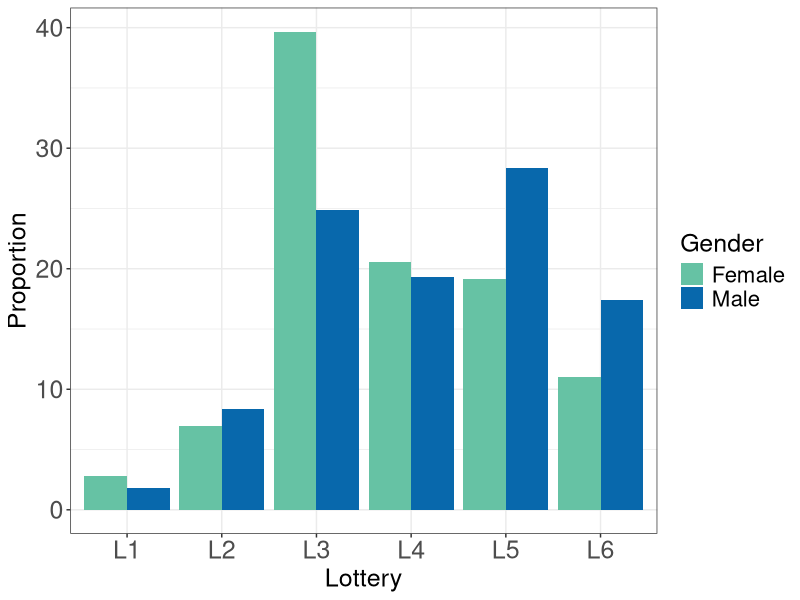

Write the R code that produced this figure.
library(tidyverse)

COLA <- c("#e0f3db", "#99d8c9","#66c2a4","#41ae76", "#238b45", "#005824")
COLB <- c("#4eb3d3", "#2b8cbe", "#0868ac","#084081")

lottery <- read_csv("risk/eckel_gamble.csv")

lottery <- 
  lottery %>% 
  mutate(Lottery = factor(Lottery, labels = c("L1", "L2", "L3", "L4", "L5", "L6")))

gamble_plot <- lottery %>% ggplot(aes(x = Lottery, y = Value, fill = Gender)) +
  geom_bar(stat = "identity", position = "dodge") +
  scale_fill_manual(values = c(COLA[3], COLB[3])) +
  theme_bw() + 
  theme(axis.title = element_text(size = 18),
        axis.text = element_text(size = 18),
        legend.text = element_text(size = 16),
        legend.title = element_text(size = 18)) +
  labs(y = "Proportion")
  

ggsave(filename = "risk/eckel_gambles_plot.pdf", gamble_plot, width = 9, height = 7)
